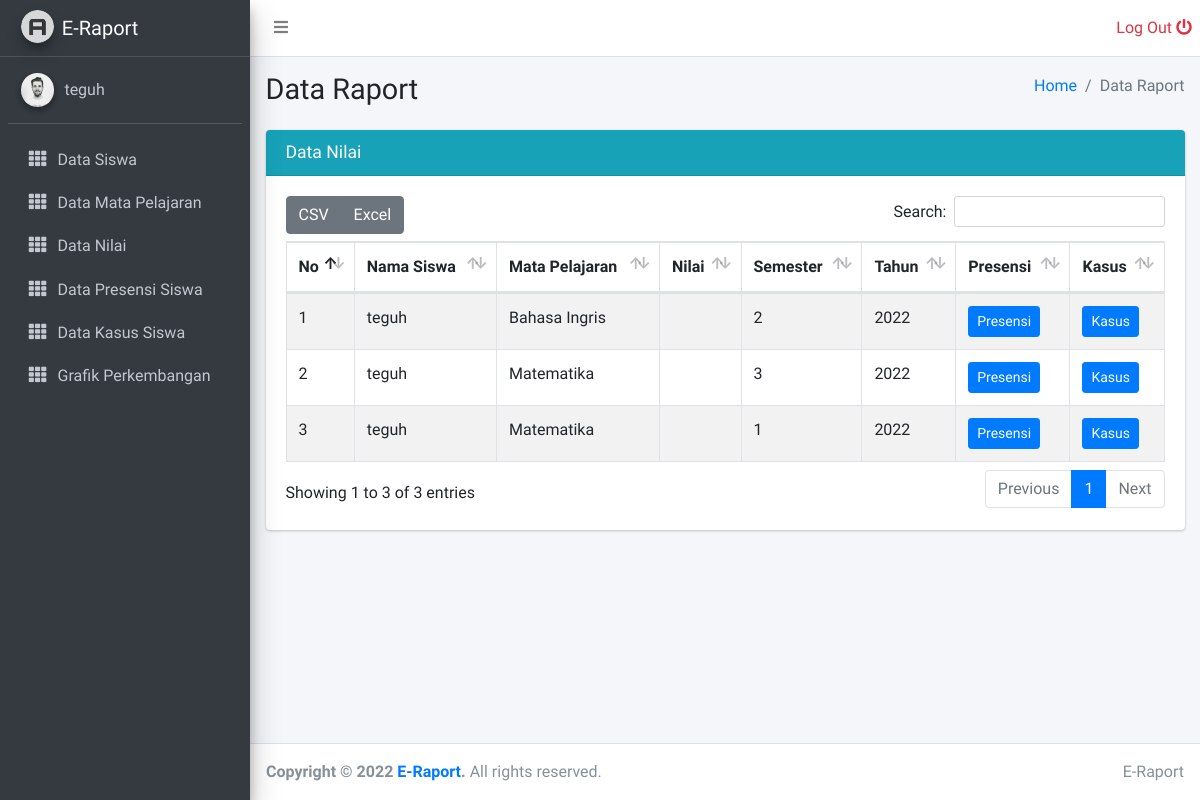
The app's page /siswa/data_raport_siswa.php (signed in), older data.
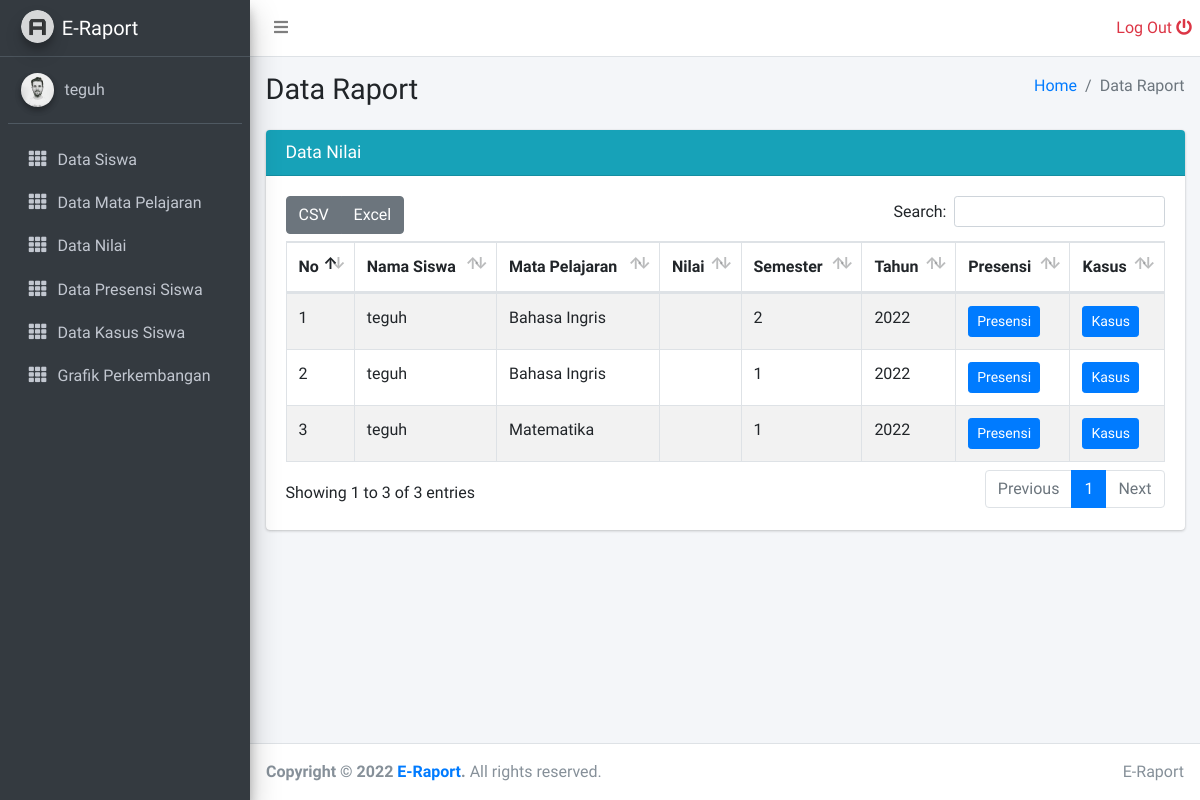
The same page, newer data.
### tables this page shows
CREATE TABLE `nilai_siswa` (
  `id_nilai` int(11) NOT NULL,
  `id_siswa` int(11) NOT NULL,
  `id_pelajaran` int(11) NOT NULL,
  `nilai_harian` int(11) NOT NULL,
  `nilai_uts` int(11) NOT NULL,
  `nilai_uas` int(11) NOT NULL,
  `semester` int(11) NOT NULL,
  `tahun` int(11) NOT NULL
);

CREATE TABLE `mata_pelajaran` (
  `id_pelajaran` int(11) NOT NULL,
  `nama_mata_pelajaran` varchar(30) NOT NULL,
  `id_guru` int(11) NOT NULL
);

CREATE TABLE `data_siswa` (
  `id_siswa` int(11) NOT NULL,
  `nama_siswa` varchar(40) NOT NULL,
  `alamat` text NOT NULL,
  `kelas` varchar(10) NOT NULL,
  `password` varchar(30) DEFAULT NULL,
  `nis` varchar(30) DEFAULT NULL,
  `jen_kel` varchar(30) DEFAULT NULL
);

### siswa/data_raport_siswa.php (the view, shortened to what this page needs)
<?php
include '../layouts/sidebar.php';
?>
  <div class="content-wrapper">
    <div class="content-header">
      <div class="container-fluid">
        <div class="row mb-2">
          <div class="col-sm-6">
            <h1 class="m-0">Data Raport</h1>
          </div>
          <div class="col-sm-6">
            <ol class="breadcrumb float-sm-right">
              <li class="breadcrumb-item"><a href="#">Home</a></li>
              <li class="breadcrumb-item active">Data Raport</li>
            </ol>
          </div>
        </div>
      </div>
    </div>
    <div class="content">
      <div class="container-fluid">
        <div class="row">
          <div class="col-12">
          <div class="card card-info">
              <div class="card-header">
                <h3 class="card-title">
                Data Nilai</h3>
              </div>
              <div class="card-body">
                <table id="example1" class="table table-bordered table-striped">
                  <thead>
                  <tr>
                    <th>No</th>
                    <th>Nama Siswa</th>
                    <th>Mata Pelajaran</th>
                    <th>Nilai</th>
                    <th>Semester</th>
                    <th>Tahun</th>
                    <th>Presensi</th>
                    <th>Kasus</th>
                  </tr>
                  </thead>
                  <tbody>
                  <?php
                    include '../config/koneksi.php';
                    $query = "SELECT * FROM nilai_siswa
                    INNER JOIN data_siswa ON nilai_siswa.id_siswa  = data_siswa.id_siswa
                    INNER JOIN mata_pelajaran ON nilai_siswa.id_pelajaran  = mata_pelajaran.id_pelajaran
                    WHERE nilai_siswa.id_siswa = '".$_SESSION['id_user']."'";
                    $result = mysqli_query($koneksi, $query);
                    $no = 1;
                    while($row = mysqli_fetch_assoc($result))
                    {
                    ?>
                  <tr>
                    <td><?php echo $no; ?></td>
                    <td><?php echo $row['nama_siswa']; ?></td>
                    <td><?php echo $row['nama_mata_pelajaran']; ?></td>
                    <td><?php echo $row['nilai']; ?></td>
                    <td><?php echo $row['semester']; ?></td>
                    <td><?php echo $row['tahun']; ?></td>
                    <td><a class="btn btn-sm btn-primary" href="data_presensi.php">Presensi</a></td>
                    <td><a class="btn btn-sm btn-primary" href="data_kasus.php">Kasus</a></td>
                  </tr>
                  <?php
                        $no++;
                    }
                  ?>
                  </tbody>
                </table>
              </div>
            </div>
          </div>
        </div>
      </div>
    </div>
  </div>
  <?php
    include '../layouts/footer.php';
  ?>

Row changes from the older to the newer data that the page shows:
changed nilai_siswa (number 2 of 3 on the later page): id_pelajaran.nama_mata_pelajaran "Matematika" → "Bahasa Ingris"; semester "3" → "1"
